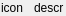
<?xml version="1.0" encoding="UTF-8"?>
<ui version="4.0">
 <class>StatusWidget</class>
 <widget class="QWidget" name="StatusWidget">
  <property name="geometry">
   <rect>
    <x>0</x>
    <y>0</y>
    <width>66</width>
    <height>16</height>
   </rect>
  </property>
  <property name="windowTitle">
   <string>Form</string>
  </property>
  <layout class="QHBoxLayout" name="horizontalLayout" stretch="0,0">
   <property name="spacing">
    <number>2</number>
   </property>
   <property name="leftMargin">
    <number>1</number>
   </property>
   <property name="topMargin">
    <number>1</number>
   </property>
   <property name="rightMargin">
    <number>1</number>
   </property>
   <property name="bottomMargin">
    <number>1</number>
   </property>
   <item>
    <widget class="QLabel" name="icon">
     <property name="text">
      <string>icon</string>
     </property>
    </widget>
   </item>
   <item>
    <widget class="QLabel" name="text">
     <property name="text">
      <string>descr</string>
     </property>
    </widget>
   </item>
  </layout>
 </widget>
 <resources/>
 <connections/>
</ui>
